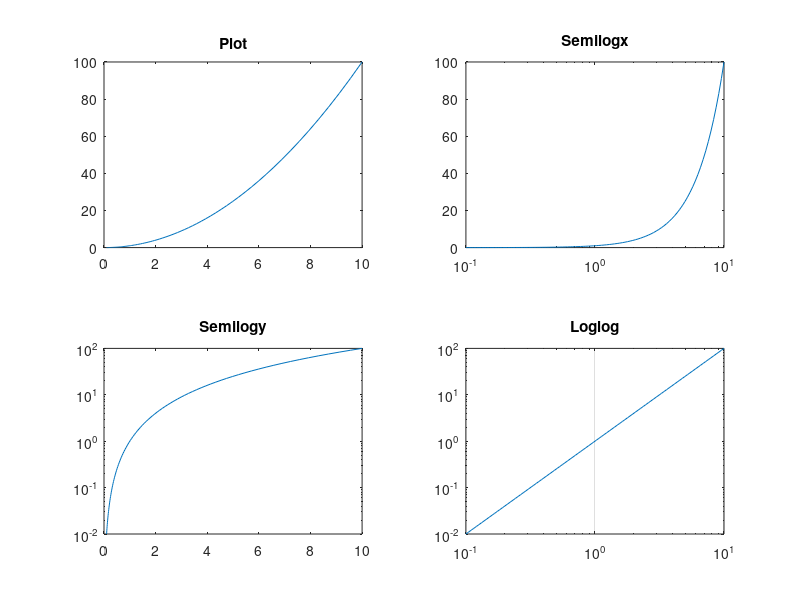

This figure's MATLAB source:
x = logspace(-1,1,100);
y = x.^2;
subplot(2,2,1);
plot(x,y) % 线性画图
title('Plot');
subplot(2,2,2);
semilogx(x,y); % 对x轴取对数
title('Semilogx');
subplot(2,2,3);
semilogy(x,y); % 对y轴取对数
title('Semilogy');
subplot(2,2,4);
loglog(x,y); % 对x和y轴都取对数
title('Loglog');
set(gca,'XGrid','on')